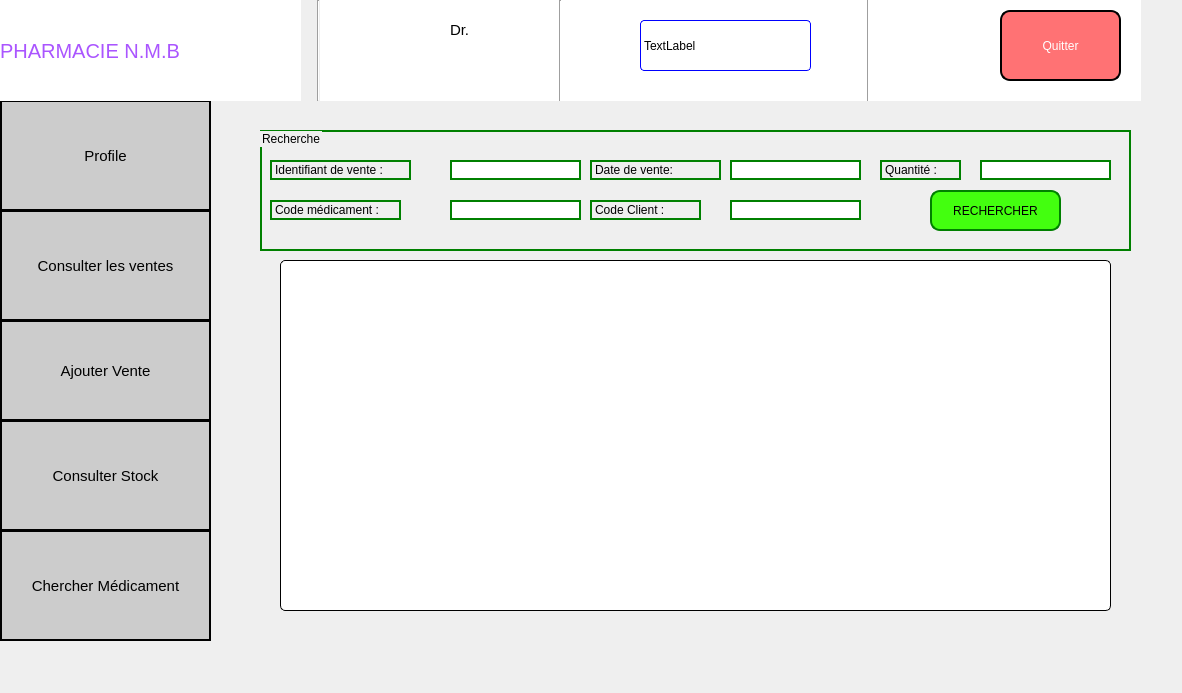
<?xml version="1.0" encoding="UTF-8"?>
<ui version="4.0">
 <class>affichervente</class>
 <widget class="QDialog" name="affichervente">
  <property name="geometry">
   <rect>
    <x>0</x>
    <y>0</y>
    <width>1182</width>
    <height>693</height>
   </rect>
  </property>
  <property name="windowTitle">
   <string>Dialog</string>
  </property>
  <widget class="QLabel" name="label_25">
   <property name="geometry">
    <rect>
     <x>570</x>
     <y>10</y>
     <width>61</width>
     <height>61</height>
    </rect>
   </property>
   <property name="text">
    <string/>
   </property>
   <property name="pixmap">
    <pixmap resource="ressource.qrc">:/res/image/OIP (3).jpeg</pixmap>
   </property>
   <property name="scaledContents">
    <bool>true</bool>
   </property>
  </widget>
  <widget class="QLabel" name="label_19">
   <property name="geometry">
    <rect>
     <x>340</x>
     <y>10</y>
     <width>71</width>
     <height>81</height>
    </rect>
   </property>
   <property name="styleSheet">
    <string notr="true">background-color: rgb(255, 255, 255);</string>
   </property>
   <property name="text">
    <string/>
   </property>
   <property name="pixmap">
    <pixmap resource="ressource.qrc">:/res/image/WhatsApp Image 2024-04-30 à 20.55.44_6b270705.jpg</pixmap>
   </property>
   <property name="scaledContents">
    <bool>true</bool>
   </property>
  </widget>
  <widget class="QPushButton" name="pushButton_chercher_med">
   <property name="geometry">
    <rect>
     <x>0</x>
     <y>530</y>
     <width>211</width>
     <height>111</height>
    </rect>
   </property>
   <property name="styleSheet">
    <string notr="true">font-size:15px;border:2px solid black;
background-color: rgb(204, 204, 204);</string>
   </property>
   <property name="text">
    <string>Chercher Médicament</string>
   </property>
  </widget>
  <widget class="QLabel" name="nome_username">
   <property name="geometry">
    <rect>
     <x>440</x>
     <y>60</y>
     <width>101</width>
     <height>20</height>
    </rect>
   </property>
   <property name="styleSheet">
    <string notr="true">background-color:white;
font: 14pt &quot;Segoe Fluent Icons&quot;;</string>
   </property>
   <property name="text">
    <string/>
   </property>
  </widget>
  <widget class="QLabel" name="label_date">
   <property name="geometry">
    <rect>
     <x>640</x>
     <y>20</y>
     <width>171</width>
     <height>51</height>
    </rect>
   </property>
   <property name="styleSheet">
    <string notr="true">border:1px solid blue;border-radius:4px;
font: 12pt &quot;Rockwell&quot;;
background-color: rgb(255, 255, 255);</string>
   </property>
   <property name="text">
    <string>TextLabel</string>
   </property>
  </widget>
  <widget class="QPushButton" name="pushButton_profil">
   <property name="geometry">
    <rect>
     <x>0</x>
     <y>100</y>
     <width>211</width>
     <height>111</height>
    </rect>
   </property>
   <property name="styleSheet">
    <string notr="true">font-size:15px;border:2px solid black;
background-color: rgb(204, 204, 204);</string>
   </property>
   <property name="text">
    <string>Profile</string>
   </property>
  </widget>
  <widget class="QTableWidget" name="tablestock">
   <property name="geometry">
    <rect>
     <x>280</x>
     <y>260</y>
     <width>831</width>
     <height>351</height>
    </rect>
   </property>
   <property name="styleSheet">
    <string notr="true">font: 10pt &quot;Arial Rounded MT Bold&quot;;
;border:1px solid  black ;border-radius:5px;
background-color: rgb(255, 255, 255);</string>
   </property>
  </widget>
  <widget class="QLabel" name="label_28">
   <property name="geometry">
    <rect>
     <x>0</x>
     <y>0</y>
     <width>301</width>
     <height>101</height>
    </rect>
   </property>
   <property name="styleSheet">
    <string notr="true">background-color: rgb(255, 255, 255);font-size:20px;
font: 20pt &quot;Segoe Script&quot;;color:rgb(170, 85, 255)</string>
   </property>
   <property name="text">
    <string>PHARMACIE N.M.B</string>
   </property>
  </widget>
  <widget class="QLabel" name="label_8">
   <property name="geometry">
    <rect>
     <x>230</x>
     <y>10</y>
     <width>61</width>
     <height>81</height>
    </rect>
   </property>
   <property name="styleSheet">
    <string notr="true">background-color: rgb(255, 255, 255);</string>
   </property>
   <property name="text">
    <string/>
   </property>
   <property name="pixmap">
    <pixmap resource="ressource.qrc">:/res/image/devenir-pharmacien-921x1024.png</pixmap>
   </property>
   <property name="scaledContents">
    <bool>true</bool>
   </property>
  </widget>
  <widget class="Line" name="line_3">
   <property name="geometry">
    <rect>
     <x>310</x>
     <y>0</y>
     <width>16</width>
     <height>101</height>
    </rect>
   </property>
   <property name="orientation">
    <enum>Qt::Vertical</enum>
   </property>
  </widget>
  <widget class="QPushButton" name="pushButton_consultervente">
   <property name="geometry">
    <rect>
     <x>0</x>
     <y>210</y>
     <width>211</width>
     <height>111</height>
    </rect>
   </property>
   <property name="styleSheet">
    <string notr="true">font-size:15px;border:2px solid black;
background-color: rgb(204, 204, 204);</string>
   </property>
   <property name="text">
    <string>Consulter les ventes</string>
   </property>
  </widget>
  <widget class="QLabel" name="label_26">
   <property name="geometry">
    <rect>
     <x>450</x>
     <y>20</y>
     <width>101</width>
     <height>20</height>
    </rect>
   </property>
   <property name="styleSheet">
    <string notr="true">background-color: rgb(255, 255, 255);font-size:15px;
font: 600 16pt &quot;Segoe UI Variable Text Semibold&quot;;</string>
   </property>
   <property name="text">
    <string>Dr.</string>
   </property>
  </widget>
  <widget class="QPushButton" name="pushButton_quitter">
   <property name="geometry">
    <rect>
     <x>1000</x>
     <y>10</y>
     <width>121</width>
     <height>71</height>
    </rect>
   </property>
   <property name="styleSheet">
    <string notr="true">border:2px solid black;color:white;border-radius:10px;
font: 900 12pt &quot;Arial Black&quot;;
background-color: rgb(255, 114, 116);</string>
   </property>
   <property name="text">
    <string>Quitter</string>
   </property>
  </widget>
  <widget class="Line" name="line_5">
   <property name="geometry">
    <rect>
     <x>550</x>
     <y>0</y>
     <width>20</width>
     <height>101</height>
    </rect>
   </property>
   <property name="orientation">
    <enum>Qt::Vertical</enum>
   </property>
  </widget>
  <widget class="QPushButton" name="pushButton_consulter_stock">
   <property name="geometry">
    <rect>
     <x>0</x>
     <y>420</y>
     <width>211</width>
     <height>111</height>
    </rect>
   </property>
   <property name="styleSheet">
    <string notr="true">font-size:15px;border:2px solid black;
background-color: rgb(204, 204, 204);</string>
   </property>
   <property name="text">
    <string>Consulter Stock</string>
   </property>
  </widget>
  <widget class="QLabel" name="label_24">
   <property name="geometry">
    <rect>
     <x>900</x>
     <y>10</y>
     <width>71</width>
     <height>71</height>
    </rect>
   </property>
   <property name="styleSheet">
    <string notr="true">background-color: white;</string>
   </property>
   <property name="text">
    <string/>
   </property>
   <property name="pixmap">
    <pixmap resource="ressource.qrc">:/res/image/R (1).png</pixmap>
   </property>
   <property name="scaledContents">
    <bool>true</bool>
   </property>
  </widget>
  <widget class="QLabel" name="label_18">
   <property name="geometry">
    <rect>
     <x>320</x>
     <y>0</y>
     <width>821</width>
     <height>101</height>
    </rect>
   </property>
   <property name="styleSheet">
    <string notr="true">background-color: rgb(255, 255, 255);</string>
   </property>
   <property name="text">
    <string/>
   </property>
  </widget>
  <widget class="Line" name="line_6">
   <property name="geometry">
    <rect>
     <x>860</x>
     <y>-10</y>
     <width>16</width>
     <height>111</height>
    </rect>
   </property>
   <property name="orientation">
    <enum>Qt::Vertical</enum>
   </property>
  </widget>
  <widget class="QPushButton" name="pushButton_ajoute_vente">
   <property name="geometry">
    <rect>
     <x>0</x>
     <y>320</y>
     <width>211</width>
     <height>101</height>
    </rect>
   </property>
   <property name="styleSheet">
    <string notr="true">font-size:15px;border:2px solid black;
background-color: rgb(204, 204, 204);</string>
   </property>
   <property name="text">
    <string>Ajouter Vente</string>
   </property>
  </widget>
  <widget class="QGroupBox" name="groupBox">
   <property name="geometry">
    <rect>
     <x>260</x>
     <y>130</y>
     <width>871</width>
     <height>121</height>
    </rect>
   </property>
   <property name="styleSheet">
    <string notr="true">font: 16pt &quot;Arial Rounded MT Bold&quot;;border:2px solid green;</string>
   </property>
   <property name="title">
    <string>Recherche</string>
   </property>
   <widget class="QLabel" name="label_3">
    <property name="geometry">
     <rect>
      <x>10</x>
      <y>70</y>
      <width>131</width>
      <height>20</height>
     </rect>
    </property>
    <property name="styleSheet">
     <string notr="true">font: 12pt &quot;Arial&quot;;</string>
    </property>
    <property name="text">
     <string>Code médicament :</string>
    </property>
   </widget>
   <widget class="QLineEdit" name="lineEdit_date_vente">
    <property name="geometry">
     <rect>
      <x>470</x>
      <y>30</y>
      <width>131</width>
      <height>20</height>
     </rect>
    </property>
    <property name="styleSheet">
     <string notr="true">font: 12pt &quot;Arial&quot;;</string>
    </property>
   </widget>
   <widget class="QLabel" name="label_5">
    <property name="geometry">
     <rect>
      <x>620</x>
      <y>30</y>
      <width>81</width>
      <height>20</height>
     </rect>
    </property>
    <property name="styleSheet">
     <string notr="true">font: 12pt &quot;Arial&quot;;</string>
    </property>
    <property name="text">
     <string>Quantité :</string>
    </property>
   </widget>
   <widget class="QLineEdit" name="lineEdit_Quantit">
    <property name="geometry">
     <rect>
      <x>720</x>
      <y>30</y>
      <width>131</width>
      <height>20</height>
     </rect>
    </property>
    <property name="styleSheet">
     <string notr="true">font: 12pt &quot;Arial&quot;;</string>
    </property>
   </widget>
   <widget class="QLineEdit" name="lineEdit_id_vente">
    <property name="geometry">
     <rect>
      <x>190</x>
      <y>30</y>
      <width>131</width>
      <height>20</height>
     </rect>
    </property>
    <property name="styleSheet">
     <string notr="true">font: 12pt &quot;Arial&quot;;</string>
    </property>
   </widget>
   <widget class="QLabel" name="label_2">
    <property name="geometry">
     <rect>
      <x>330</x>
      <y>30</y>
      <width>131</width>
      <height>20</height>
     </rect>
    </property>
    <property name="styleSheet">
     <string notr="true">font: 12pt &quot;Arial&quot;;</string>
    </property>
    <property name="text">
     <string>Date de vente:</string>
    </property>
   </widget>
   <widget class="QLineEdit" name="lineEdit_codeMed">
    <property name="geometry">
     <rect>
      <x>190</x>
      <y>70</y>
      <width>131</width>
      <height>20</height>
     </rect>
    </property>
    <property name="styleSheet">
     <string notr="true">font: 12pt &quot;Arial&quot;;</string>
    </property>
   </widget>
   <widget class="QLabel" name="label_4">
    <property name="geometry">
     <rect>
      <x>330</x>
      <y>70</y>
      <width>111</width>
      <height>20</height>
     </rect>
    </property>
    <property name="styleSheet">
     <string notr="true">font: 12pt &quot;Arial&quot;;</string>
    </property>
    <property name="text">
     <string>Code Client :</string>
    </property>
   </widget>
   <widget class="QPushButton" name="pushButton_Recherche">
    <property name="geometry">
     <rect>
      <x>670</x>
      <y>60</y>
      <width>131</width>
      <height>41</height>
     </rect>
    </property>
    <property name="styleSheet">
     <string notr="true">font: 12pt &quot;Arial Rounded MT Bold&quot;;
background-color: rgb(67, 255, 15);border-radius:10px;</string>
    </property>
    <property name="text">
     <string>RECHERCHER</string>
    </property>
   </widget>
   <widget class="QLabel" name="label">
    <property name="geometry">
     <rect>
      <x>10</x>
      <y>30</y>
      <width>141</width>
      <height>20</height>
     </rect>
    </property>
    <property name="styleSheet">
     <string notr="true">font: 12pt &quot;Arial&quot;;border:2px solid green;</string>
    </property>
    <property name="text">
     <string>Identifiant de vente :</string>
    </property>
   </widget>
   <widget class="QLineEdit" name="lineEdit_idClient">
    <property name="geometry">
     <rect>
      <x>470</x>
      <y>70</y>
      <width>131</width>
      <height>20</height>
     </rect>
    </property>
    <property name="styleSheet">
     <string notr="true">font: 12pt &quot;Arial&quot;;</string>
    </property>
   </widget>
  </widget>
  <zorder>groupBox</zorder>
  <zorder>label_18</zorder>
  <zorder>label_25</zorder>
  <zorder>label_19</zorder>
  <zorder>pushButton_chercher_med</zorder>
  <zorder>nome_username</zorder>
  <zorder>label_date</zorder>
  <zorder>pushButton_profil</zorder>
  <zorder>tablestock</zorder>
  <zorder>label_28</zorder>
  <zorder>label_8</zorder>
  <zorder>line_3</zorder>
  <zorder>pushButton_consultervente</zorder>
  <zorder>label_26</zorder>
  <zorder>pushButton_quitter</zorder>
  <zorder>line_5</zorder>
  <zorder>pushButton_consulter_stock</zorder>
  <zorder>label_24</zorder>
  <zorder>line_6</zorder>
  <zorder>pushButton_ajoute_vente</zorder>
 </widget>
 <resources>
  <include location="ressource.qrc"/>
 </resources>
 <connections/>
</ui>
